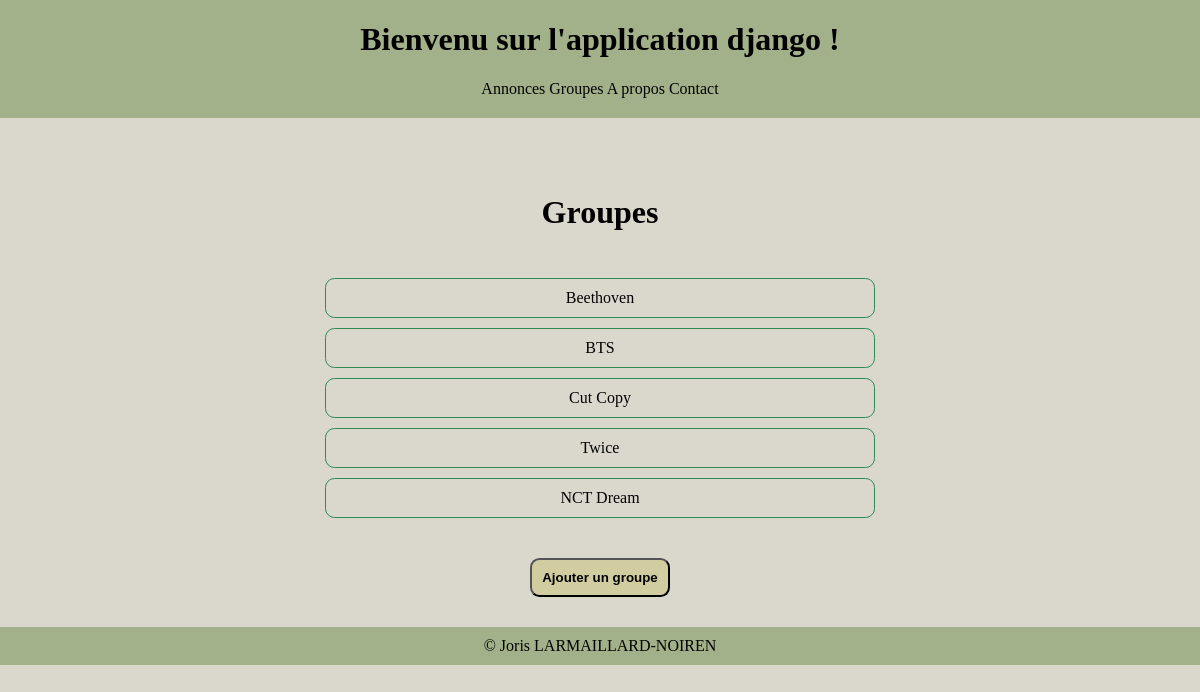
/bands/, run on an earlier commit of the app's database.
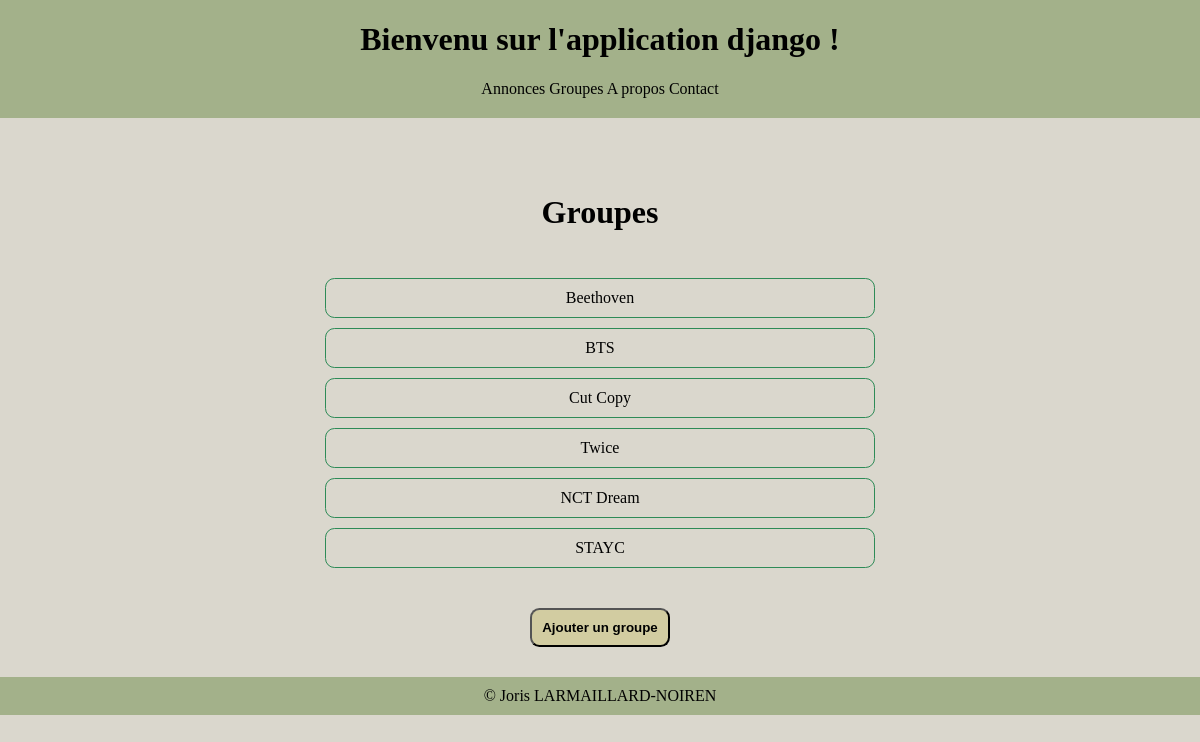
And on a later commit of the database.
### listings/models.py (models this page shows, shortened)
class Band(models.Model):
    class Genre(models.TextChoices):
        HIP_HOP = 'HH'
        SYNTH_POP = 'SP'
        ALTERNATIVE_ROCK = 'AR'
        K_POP = 'KP'
        ZOUK = 'ZK'
    name = models.fields.CharField(max_length=100)
    genre = models.fields.CharField(choices=Genre.choices, max_length=5)
    biography = models.fields.CharField(max_length=1000)
    year_formed = models.fields.IntegerField(
        validators=[MinValueValidator(1900), MaxValueValidator(2024)]
    )
    active = models.BooleanField(default=True)
    official_homepage = models.fields.URLField(null=True, blank=True)
    band_cover = models.ImageField(upload_to="albums/bands_covers/", null=True, blank=True)

### listings/views.py (the view)
# urls.py: path("bands/", views.band_list, name="band-list"),
def band_list(request):
    bands = Band.objects.all()
    return render(request, 'listings/band_list.html',
                  {'bands': bands})

### listings/templates/listings/band_list.html (shortened to what this page needs)
{% extends 'listings/base.html' %}
{% block content %}
    <div class="titre"><h2>Groupes</h2></div>
    <section class="conteneur-bands">
        <section class="section-bands">
            {% for band in bands %}
             <div class="contenu"><a href="{% url 'band-detail' band.id %}">{{ band.name }}</a></div>
            {% endfor %}
        </section>
    </section>
    <div class="conteneur-bouton">
        <a href="{% url 'band-create' %}">
            <button class="bouton">Ajouter un groupe</button>
        </a>
    </div>
{% endblock %}

What changed in the data, as far as the page shows it:
added Band: name "STAYC"
